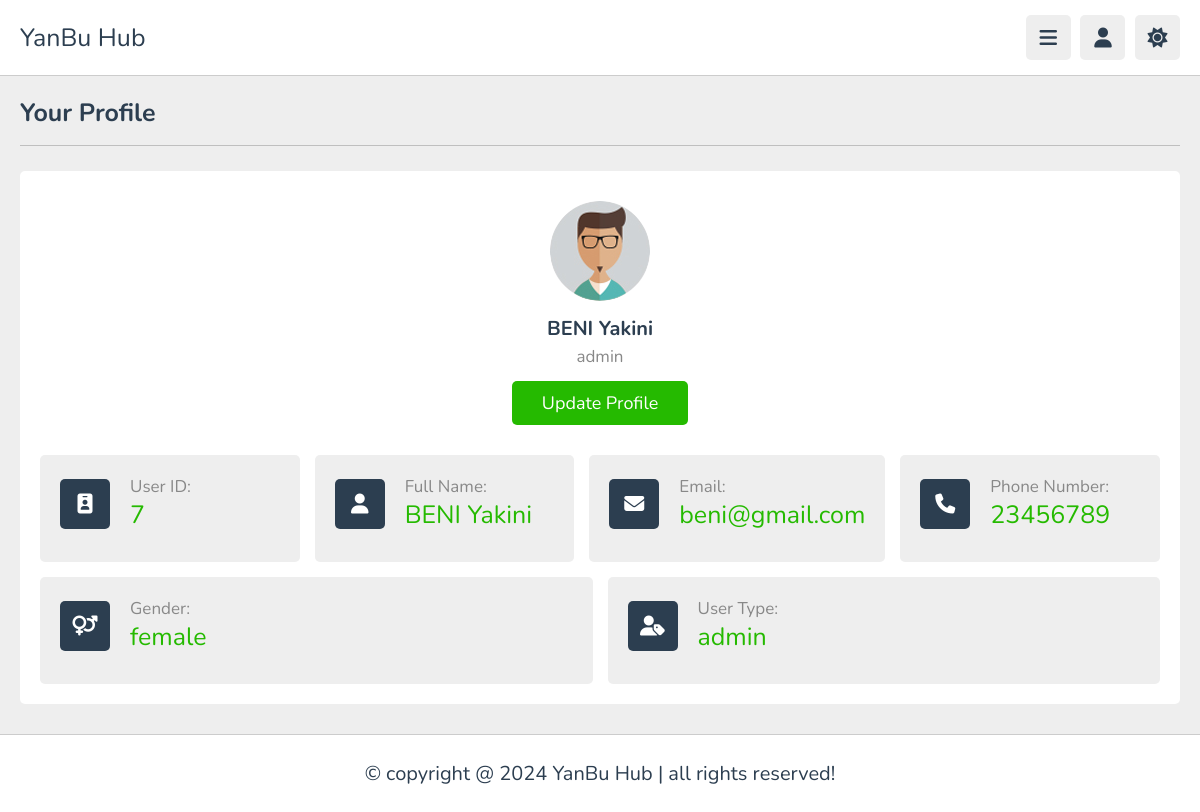
The app's page /employer-dashboard/profile.php (signed in) with its own data.
### tables this page shows
CREATE TABLE `users` (
  `user_id` int(11) NOT NULL,
  `first_name` varchar(60) NOT NULL,
  `last_name` varchar(80) NOT NULL,
  `email` varchar(200) NOT NULL,
  `password` varchar(400) NOT NULL,
  `phone_number` varchar(20) NOT NULL,
  `gender` varchar(7) NOT NULL,
  `time_registered` timestamp NOT NULL DEFAULT current_timestamp(),
  `user_type` enum('learner','admin','trainer','employer') NOT NULL DEFAULT 'learner',
  `profile_pic` varchar(120) NOT NULL
);

### employer-dashboard/profile.php (the view, shortened to what this page needs)
<?php
$username = $_SESSION['user_info']['email'];
include_once '../db.php';
$user_info_sql = "SELECT user_id, first_name, last_name, email, phone_number, gender, time_registered, user_type, profile_pic FROM users WHERE email = ?";
$stmt = $conn->prepare($user_info_sql);
$stmt->bind_param("s", $username);
$stmt->execute();
$stmt->bind_result($user_id, $first_name, $last_name, $email, $phone_number, $gender, $time_registered, $user_type, $profile_pic);
$profile_img = $profile_pic ? $profile_pic : 'images/pic-1.jpg';
?>
<!DOCTYPE html>
<html lang="en">
<head>
   <link rel="stylesheet" href="https://cdnjs.cloudflare.com/ajax/libs/font-awesome/6.1.2/css/all.min.css">
   <link rel="stylesheet" href="css/style.css">
</head>
<body>
<header class="header">
   <section class="flex">
      <a href="home.php" class="logo">YanBu Hub</a>
      <div class="icons">
         <div id="menu-btn" class="fas fa-bars"></div>
         <div id="user-btn" class="fas fa-user"></div>
         <div id="toggle-btn" class="fas fa-sun"></div>
      </div>
   </section>
</header>
<section class="user-profile">
   <h1 class="heading">Your Profile</h1>
   <div class="info">
      <div class="user">
         <img src="<?php echo htmlspecialchars($profile_img); ?>" alt="">
         <h3><?php echo htmlspecialchars($first_name . ' ' . $last_name); ?></h3>
         <p><?php echo htmlspecialchars($user_type); ?></p>
         <a href="update.php" class="inline-btn">Update Profile</a>
      </div>
      <div class="box-container">
         <div class="box">
            <div class="flex">
               <i class="fas fa-id-badge"></i>
               <div>
                  <p>User ID:</p>
                  <span><?php echo htmlspecialchars($user_id); ?></span>
               </div>
            </div>
         </div>
         <div class="box">
            <div class="flex">
               <i class="fas fa-user"></i>
               <div>
                  <p>Full Name:</p>
                  <span><?php echo htmlspecialchars($first_name . ' ' . $last_name); ?></span>
               </div>
            </div>
         </div>
         <div class="box">
            <div class="flex">
               <i class="fas fa-envelope"></i>
               <div>
                  <p>Email:</p>
                  <span><?php echo htmlspecialchars($email); ?></span>
               </div>
            </div>
         </div>
         <div class="box">
            <div class="flex">
               <i class="fas fa-phone"></i>
               <div>
                  <p>Phone Number:</p>
                  <span><?php echo htmlspecialchars($phone_number); ?></span>
               </div>
            </div>
         </div>
         <div class="box">
            <div class="flex">
               <i class="fas fa-venus-mars"></i>
               <div>
                  <p>Gender:</p>
                  <span><?php echo htmlspecialchars($gender); ?></span>
               </div>
            </div>
         </div>
         <div class="box">
            <div class="flex">
               <i class="fas fa-user-tag"></i>
               <div>
                  <p>User Type:</p>
                  <span><?php echo htmlspecialchars($user_type); ?></span>
               </div>
            </div>
         </div>
      </div>
   </div>
</section>
<footer class="footer">
   &copy; copyright @ 2024 YanBu Hub | all rights reserved!
</footer>
</body>
</html>

### employer-dashboard/css/style.css (style rules this page uses)
:root { --main-color:rgb(37, 186, 0); --red:#e74c3c; --orange:#f39c12; --light-color:#888; --light-bg:#eee; --black:#2c3e50; --white:#fff; --border:.1rem solid rgba(0,0,0,.2); }
* { font-family: 'Nunito', sans-serif; margin:0; padding:0; box-sizing: border-box; outline: none; border:none; text-decoration: none; }
html { font-size: 62.5%; overflow-x: hidden; }
body { background-color: var(--light-bg); padding-left: 30rem; }
section { padding:2rem; margin: 0 auto; max-width: 1200px; }
.heading { font-size: 2.5rem; color:var(--black); margin-bottom: 2.5rem; border-bottom: var(--border); padding-bottom: 1.5rem; text-transform: capitalize; }
.inline-btn, .inline-option-btn, .inline-delete-btn, .btn, .delete-btn, .option-btn { border-radius: .5rem; color:#fff; font-size: 1.8rem; cursor: pointer; text-transform: capitalize; padding:1rem 3rem; text-align: center; margin-top: 1rem; }
.inline-btn, .inline-option-btn, .inline-delete-btn { display: inline-block; }
.btn, .inline-btn { background-color: var(--main-color); }
.header { position: sticky; top:0; left:0; right: 0; background-color: var(--white); z-index: 1000; border-bottom: var(--border); }
.header .flex { display: flex; align-items: center; justify-content: space-between; position: relative; padding: 1.5rem 2rem; }
.header .flex .logo { font-size: 2.5rem; color: var(--black); }
.header .flex .icons div { font-size: 2rem; color:var(--black); background-color: var(--light-bg); border-radius: .5rem; height: 4.5rem; width: 4.5rem; line-height: 4.5rem; cursor: pointer; text-align: center; margin-left: .7rem; }
.user-profile .info { background-color: var(--white); border-radius: .5rem; padding: 2rem; }
.user-profile .info .user { text-align: center; margin-bottom: 2rem; padding: 1rem; }
.user-profile .info .user img { height: 10rem; width: 10rem; border-radius: 50%; object-fit: cover; margin-bottom: 1rem; }
.user-profile .info .user h3 { font-size: 2rem; color: var(--black); }
.user-profile .info .user p { font-size: 1.7rem; color: var(--light-color); padding: .3rem 0; }
.user-profile .info .box-container { display: flex; flex-wrap: wrap; gap: 1.5rem; }
.user-profile .info .box-container .box { background-color: var(--light-bg); border-radius: .5rem; padding: 2rem; flex: 1 1 25rem; }
.user-profile .info .box-container .box .flex { display: flex; align-items: center; gap: 2rem; margin-bottom: 1rem; }
.user-profile .info .box-container .box .flex i { font-size:2rem; color: var(--white); background-color: var(--black); text-align: center; border-radius: .5rem; height: 5rem; width: 5rem; line-height: 4.9rem; }
.user-profile .info .box-container .box .flex span { font-size: 2.5rem; color: var(--main-color); }
.user-profile .info .box-container .box .flex p { color: var(--light-color); font-size: 1.7rem; }
.footer { background-color: var(--white); border-top: var(--border); position: sticky; bottom: 0; left: 0; right: 0; text-align: center; font-size: 2rem; padding:2.5rem 2rem; color:var(--black); margin-top: 1rem; z-index: 1000; }
@media (max-width:1200px) { body { padding-left: 0; } }

### employer-dashboard/profile.php (style rules this page uses)
.box span { color: #004080; }

### records on screen
users: first_name+last_name "BENI Yakini", user_type "admin", user_id "7", email "beni@gmail.com", phone_number "23456789", gender "female"
